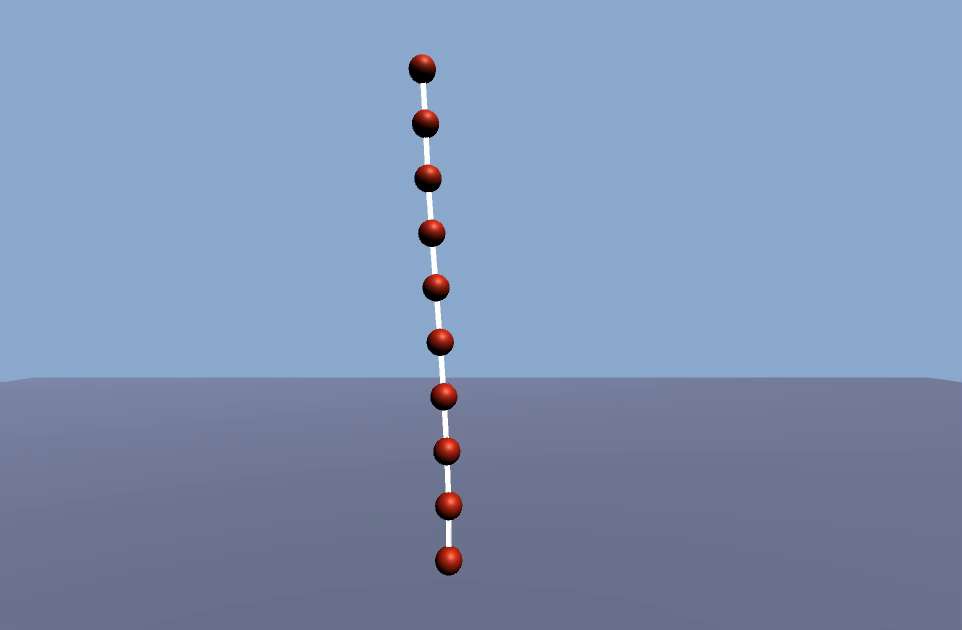
#> input picture frame 181 of python/movie_005.mp4, 962 x 630 px
$ python sample.py
#> lines starting #> are read from the running program, lines starting #| are printed output that depends on the picture; after the words box and inside, x2 and y2 are one past the last pixel; in counts of white or black regions, pixels touching at a corner belong together
import numpy as np
# Import OpenCV for easy image rendering
import cv2
import math
from matplotlib import pyplot as plt
import csv
import sys

def red_detect(image):
    hsvLower = np.array([160,64,0])    # 抽出する色の下限(HSV)
    hsvUpper = np.array([179,255,255])    # 抽出する色の上限(HSV)
    hsv = cv2.cvtColor(image, cv2.COLOR_BGR2HSV) # 画像をHSVに変換
    hsv_mask = cv2.inRange(hsv, hsvLower, hsvUpper)    # HSVからマスクを作成
    hsvLower2 = np.array([0,64,0])    # 抽出する色の下限(HSV)
    hsvUpper2 = np.array([30,255,255])    # 抽出する色の上限(HSV)
    hsv_mask2 = cv2.inRange(hsv, hsvLower2, hsvUpper2)    # HSVからマスクを作成
    mask=hsv_mask+hsv_mask2
    mask2,center=analysis_blob(mask)
    for i in range(10):
        cv2.circle(image, (int(center[i][0]),int(center[i][1])), 3, (255, 0, 0), -1)

    return image,center


def analysis_blob(mask):
    label = cv2.connectedComponentsWithStats(mask)
    data = np.delete(label[2], 0, 0)
    center = np.delete(label[3], 0, 0)
    center2=np.zeros((10,2))
    if len(data)!=0:
        for i in range(10):
            max_index = np.argmax(data[:,4])
            center2[i]=center[max_index]
            data=np.delete(data,max_index,0)
            center=np.delete(center,max_index,0)
    mask=cv2.cvtColor(mask,cv2.COLOR_GRAY2BGR)
    return mask,center2

file_path = 'movie_005.mp4'
delay = 1
window_name = 'frame'
csvfile='movie_005.csv'
cap = cv2.VideoCapture(file_path)
with open(csvfile,'w',newline="") as f:
    writer = csv.writer(f)

if not cap.isOpened():
    sys.exit()
count=cap.get(cv2.CAP_PROP_FRAME_COUNT)
c=0
while True:
    ret, frame = cap.read()
#> frame is the input picture: shape (630, 962, 3); mean B, G, R 179.4, 147.1, 126.6
    if ret:
        red,centerr=red_detect(frame)
#> in red_detect, `hsv = cv2.cvtColor(image, cv2.COLOR_BGR2HSV)`: hsv: shape (630, 962, 3); mean H, S, V 108.3, 76.5, 180.2
#> in red_detect, `hsv_mask = cv2.inRange(hsv, hsvLower, hsvUpper)`:
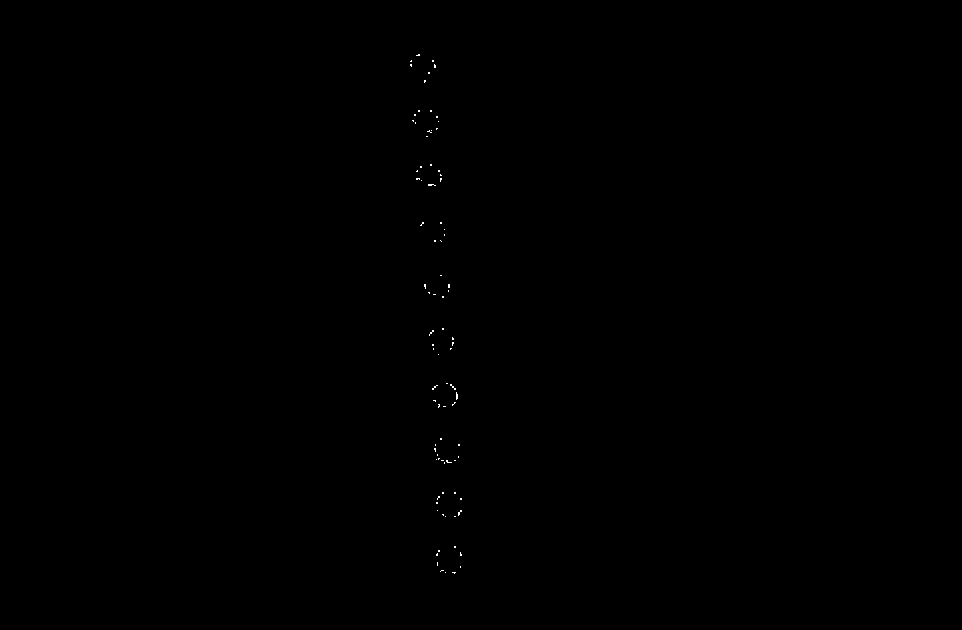
#> hsv_mask: shape (630, 962); 0.06% white in thin lines or dots, all inside (x1, y1, x2, y2) = (410, 54, 462, 574)
#> in red_detect, `hsv_mask2 = cv2.inRange(hsv, hsvLower2, hsvUpper2)`:
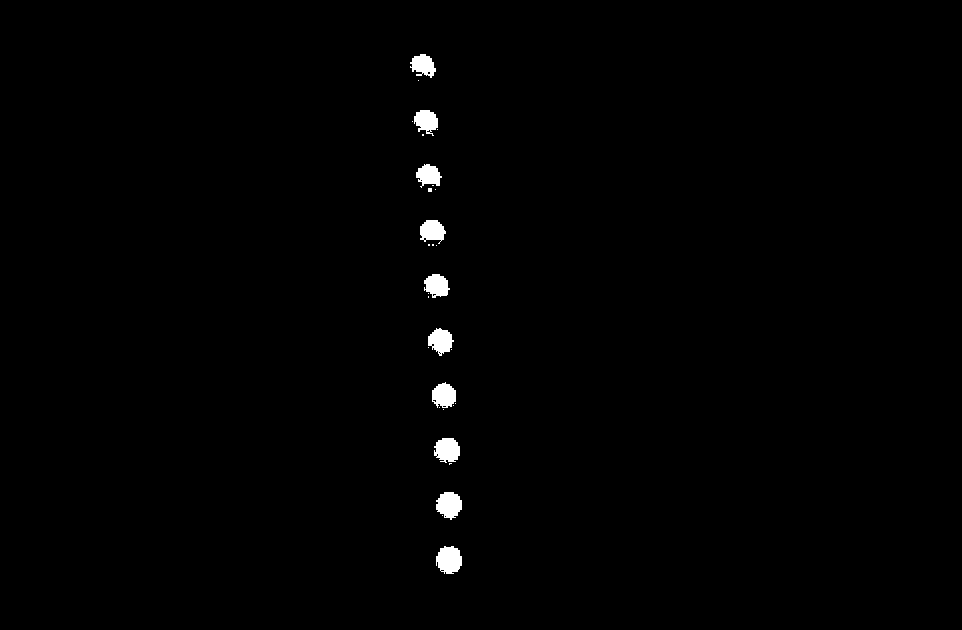
#> hsv_mask2: shape (630, 962); 0.78% white; 30 white regions (20 under 20 px), largest, box (x1, y1, x2, y2) and area: (436, 546, 462, 574) 566, (436, 492, 462, 520) 530, (434, 438, 460, 463) 504
#> in red_detect, `mask=hsv_mask+hsv_mask2`:
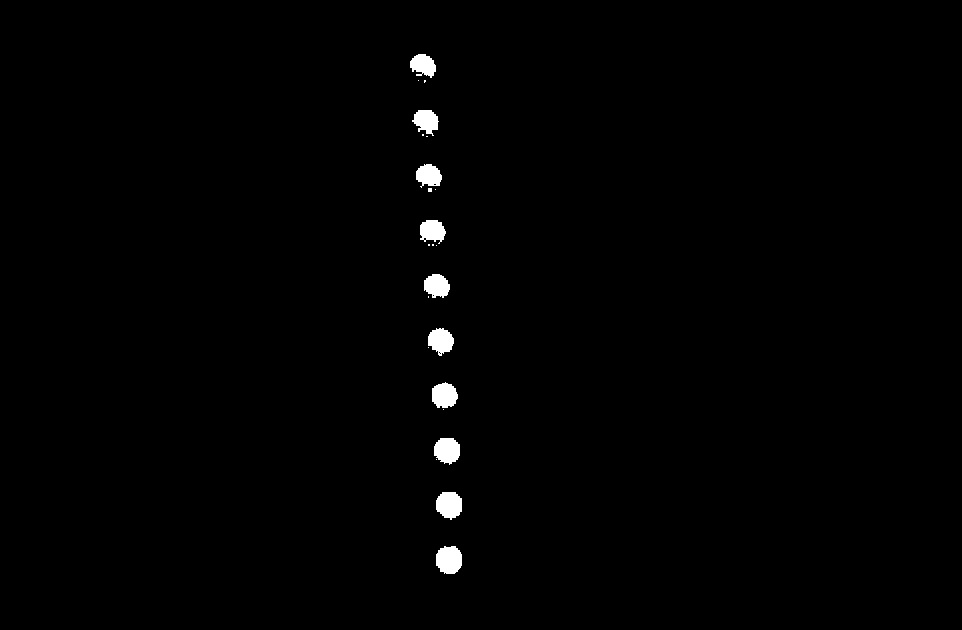
#> mask: shape (630, 962); 0.84% white; 23 white regions (13 under 20 px), largest, box (x1, y1, x2, y2) and area: (436, 546, 462, 574) 601, (436, 492, 462, 520) 571, (434, 438, 460, 465) 547
#> in analysis_blob, `data = np.delete(label[2], 0, 0)`: data = 23 rows, first 6: [410, 54, 26, 24, 436], [418, 80, 1, 1, 1], [424, 80, 2, 3, 5], [412, 110, 27, 26, 456], [422, 134, 2, 2, 4], [426, 136, 2, 1, 2]
#> in analysis_blob, `center = np.delete(label[3], 0, 0)`: center = 23 rows, first 8: [422.8, 64.78], [418, 80], [424.4, 80.8], [425.9, 120.6], [422.5, 134.5], [426.5, 136], [428.4, 175], [429.5, 189.5]
#> the loop in analysis_blob, `for i in range(10):` made 10 passes
#> max_index on passes 1 to 10: 22, 21, 19, 17, 15, 13, 9, 3, 5, 0
#> after the loop in analysis_blob, `for i in range(10):`: center = 13 rows, first 8: [418, 80], [424.4, 80.8], [422.5, 134.5], [426.5, 136], [429.5, 189.5], [435, 189], [428.5, 244.5], [432.5, 244.5]; center2 = [[448.7, 559.5], [448.8, 504.4], [446.8, 450], [444, 395], [440.4, 340.4], [436.4, 285.4], [432, 230.4], [425.9, 120.6], [428.4, 175], [422.8, 64.78]]; data = 13 rows, first 6: [418, 80, 1, 1, 1], [424, 80, 2, 3, 5], [422, 134, 2, 2, 4], [426, 136, 2, 1, 2], [428, 188, 4, 4, 16], [435, 189, 1, 1, 1]
#> in red_detect, `mask2,center=analysis_blob(mask)`: center has the same summary as center2 in analysis_blob
#> after the loop in red_detect, `for i in range(10):`:
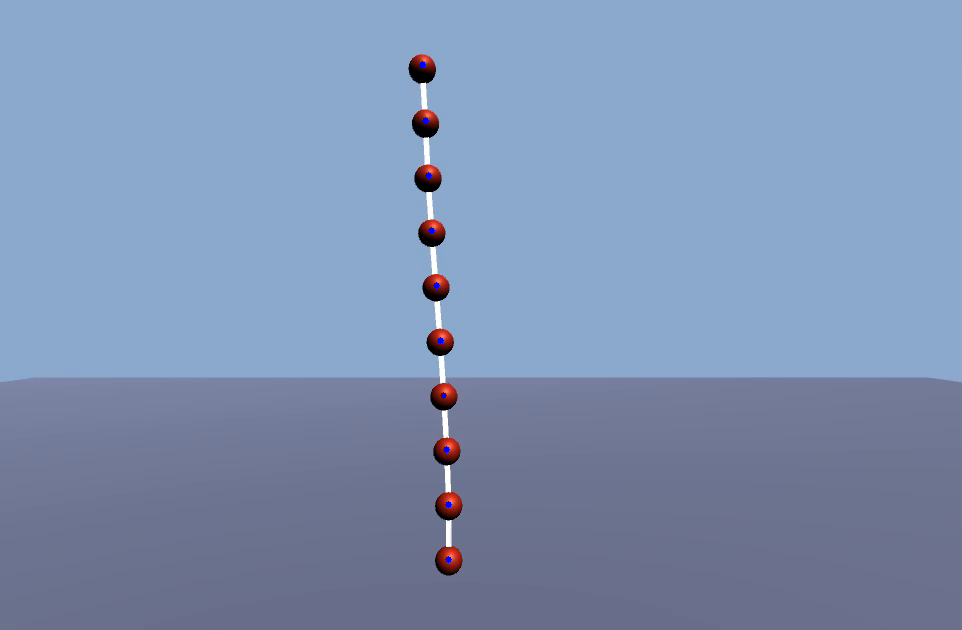
#> image: shape (630, 962, 3); 0.05% of pixels changed, all inside (x1, y1, x2, y2) = (419, 61, 452, 563)
#> centerr has the same summary as center2 in analysis_blob
        cv2.imshow(window_name,red)
        with open(csvfile,'a',newline="") as f:
            writer = csv.writer(f)
            writer.writerow([centerr[0][0],centerr[0][1],centerr[1][0],centerr[1][1],centerr[2][0],centerr[2][1],centerr[3][0],centerr[3][1],centerr[4][0],centerr[4][1],centerr[5][0],centerr[5][1],centerr[6][0],centerr[6][1],centerr[7][0],centerr[7][1],centerr[8][0],centerr[8][1],centerr[9][0],centerr[9][1]])
        if cv2.waitKey(delay) & 0xFF == ord('q'):
#> (key q is pressed here)
            break
    else:
        #cap.set(cv2.CAP_PROP_POS_FRAMES, 0)
        break


cv2.destroyWindow(window_name)

$ run again, starting later in the video
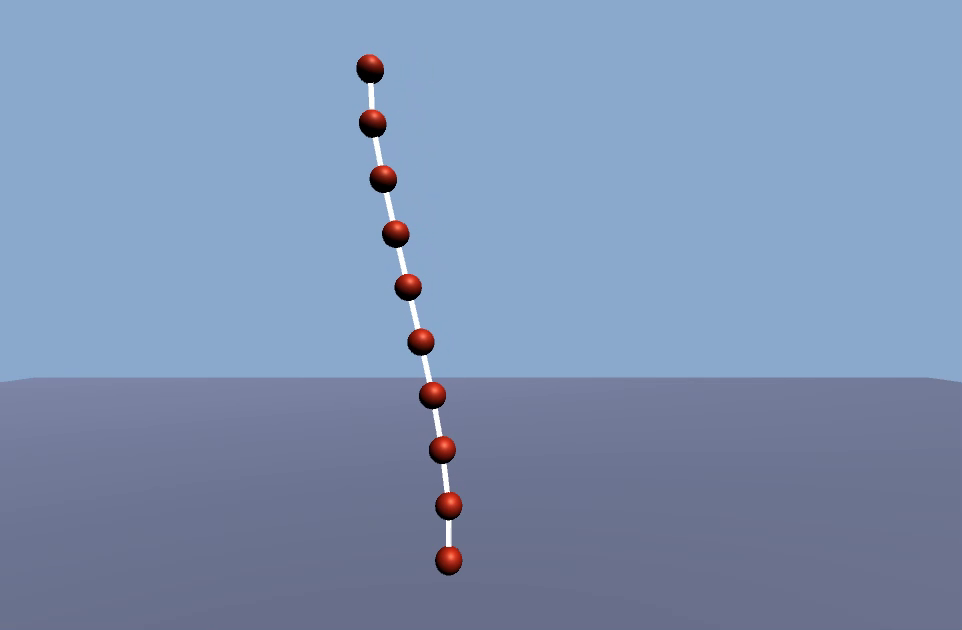
#> input picture frame 817 of python/movie_005.mp4, 962 x 630 px
#> frame is the input picture: shape (630, 962, 3); mean B, G, R 179.4, 147.1, 126.6
#> hsv: shape (630, 962, 3); mean H, S, V 108.3, 76.5, 180.2
#> in red_detect, `hsv_mask = cv2.inRange(hsv, hsvLower, hsvUpper)`:
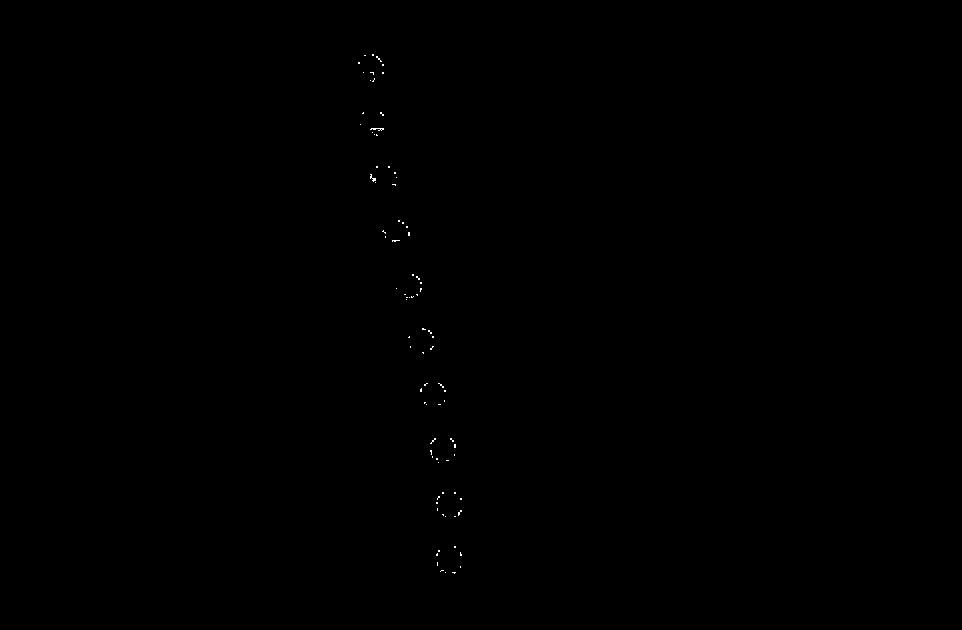
#> hsv_mask: shape (630, 962); 0.06% white in thin lines or dots, all inside (x1, y1, x2, y2) = (358, 54, 462, 574)
#> hsv_mask2: shape (630, 962); 0.78% white; 25 white regions (14 under 20 px), largest, box (x1, y1, x2, y2) and area: (436, 546, 462, 574) 566, (436, 492, 462, 520) 527, (430, 436, 456, 463) 510
#> in analysis_blob, `data = np.delete(label[2], 0, 0)`: data = 16 rows, first 6: [358, 54, 26, 22, 440], [379, 75, 1, 1, 1], [362, 76, 4, 4, 11], [370, 78, 6, 4, 13], [360, 110, 26, 22, 434], [367, 131, 11, 5, 30]
#> in analysis_blob, `center = np.delete(label[3], 0, 0)`: center = 16 rows, first 8: [370.6, 64.68], [379, 75], [363.7, 77.73], [373, 79.85], [372.9, 119.8], [372.3, 133.2], [383.3, 175.9], [384, 188]
#> the loop in analysis_blob, `for i in range(10):` made 10 passes
#> max_index on passes 1 to 8: 15, 14, 13, 12, 11, 10, 9, 6
#> after the loop in analysis_blob, `for i in range(10):`: center = [[379, 75], [363.7, 77.73], [373, 79.85], [372.3, 133.2], [384, 188], [387.4, 188.6]]; center2 = [[448.7, 559.5], [448.8, 504.5], [442.5, 448.6], [432.7, 393.8], [421.1, 340.2], [408.6, 285.3], [396, 231], [383.3, 175.9], [370.6, 64.68], [372.9, 119.8]]; data = [[379, 75, 1, 1, 1], [362, 76, 4, 4, 11], [370, 78, 6, 4, 13], [367, 131, 11, 5, 30], [384, 188, 1, 1, 1], [386, 188, 4, 2, 7]]
#> in red_detect, `mask2,center=analysis_blob(mask)`: center has the same summary as center2 in analysis_blob
#> after the loop in red_detect, `for i in range(10):`:
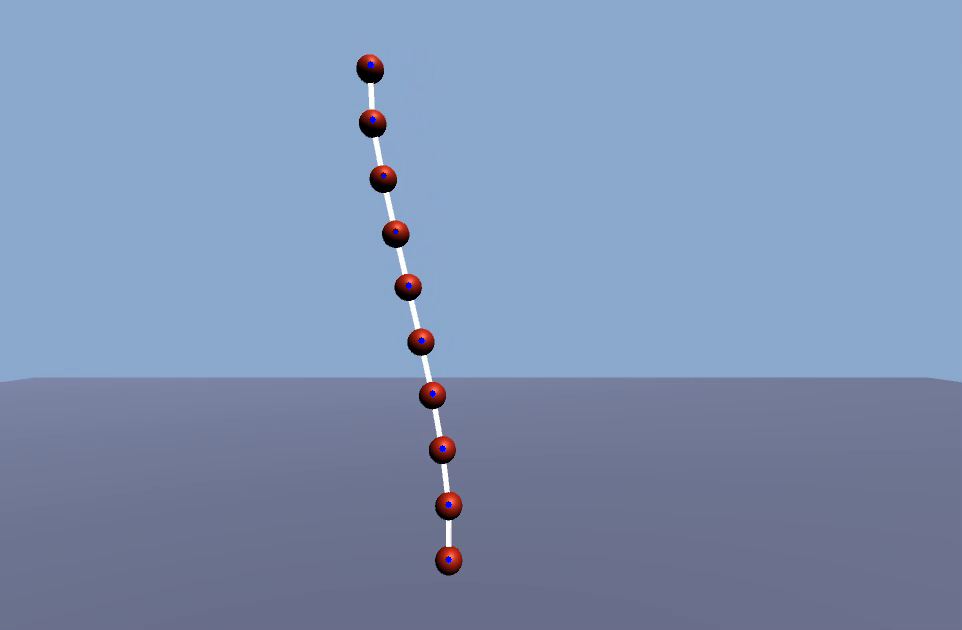
#> image: shape (630, 962, 3); 0.05% of pixels changed, all inside (x1, y1, x2, y2) = (367, 61, 452, 563)
#> centerr has the same summary as center2 in analysis_blob

$ run again, starting later in the video
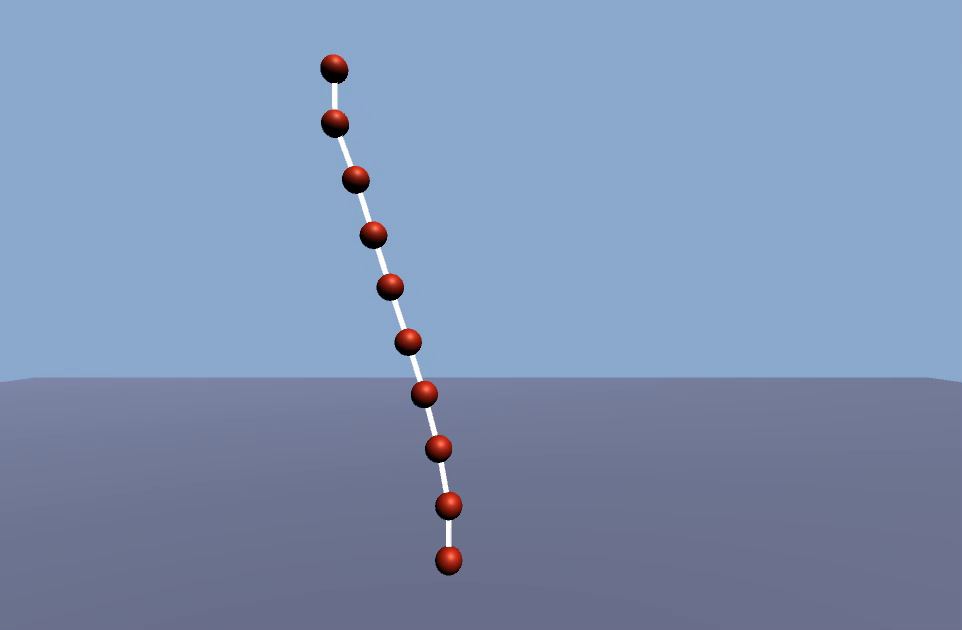
#> input picture frame 1452 of python/movie_005.mp4, 962 x 630 px
#> frame is the input picture: shape (630, 962, 3); mean B, G, R 179.4, 147.1, 126.6
#> hsv: shape (630, 962, 3); mean H, S, V 108.3, 76.6, 180.2
#> in red_detect, `hsv_mask = cv2.inRange(hsv, hsvLower, hsvUpper)`:
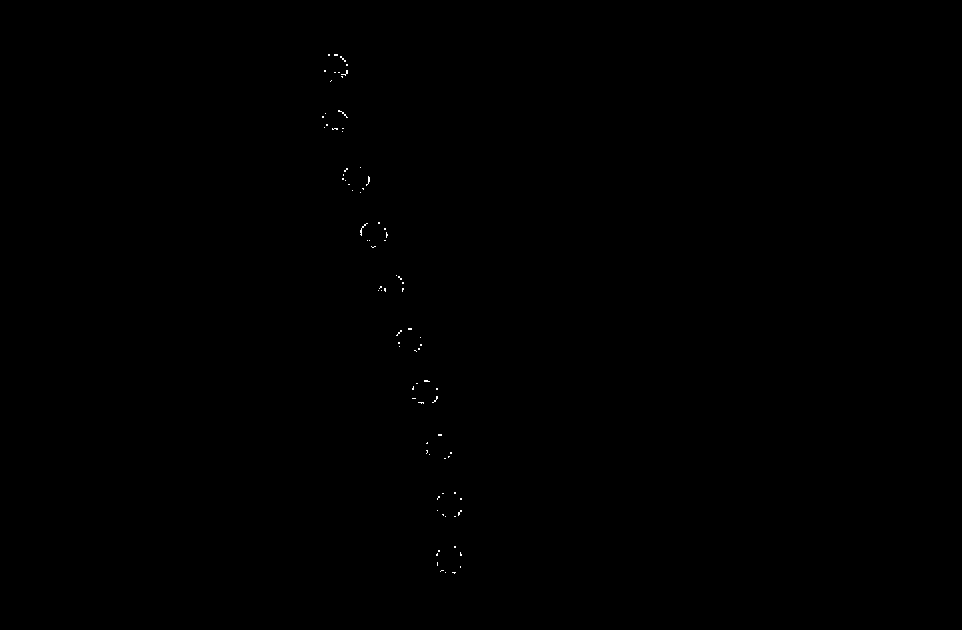
#> hsv_mask: shape (630, 962); 0.06% white in thin lines or dots, all inside (x1, y1, x2, y2) = (322, 54, 462, 574)
#> hsv_mask2: shape (630, 962); 0.78% white; 22 white regions (12 under 20 px), largest, box (x1, y1, x2, y2) and area: (436, 546, 462, 574) 566, (436, 492, 462, 520) 532, (426, 435, 452, 462) 516
#> in analysis_blob, `data = np.delete(label[2], 0, 0)`: data = 15 rows, first 6: [322, 54, 26, 24, 466], [326, 77, 8, 5, 18], [322, 110, 26, 22, 439], [338, 136, 1, 1, 1], [342, 166, 28, 24, 469], [350, 188, 8, 4, 19]
#> in analysis_blob, `center = np.delete(label[3], 0, 0)`: center = 15 rows, first 8: [334.6, 65.12], [329.3, 78.56], [335, 119.8], [338, 136], [355.6, 176.7], [353.7, 190.2], [360, 192], [373.4, 233.1]
#> the loop in analysis_blob, `for i in range(10):` made 10 passes
#> max_index on passes 1 to 8: 14, 13, 11, 10, 9, 7, 7, 4
#> after the loop in analysis_blob, `for i in range(10):`: center = [[329.3, 78.56], [338, 136], [353.7, 190.2], [360, 192], [438, 461]]; center2 = [[448.7, 559.5], [448.9, 504.5], [438.6, 447.4], [424.5, 392.5], [408.5, 340.2], [373.4, 233.1], [390.6, 285], [355.6, 176.7], [334.6, 65.12], [335, 119.8]]; data = [[326, 77, 8, 5, 18], [338, 136, 1, 1, 1], [350, 188, 8, 4, 19], [360, 192, 1, 1, 1], [438, 461, 1, 1, 1]]
#> in red_detect, `mask2,center=analysis_blob(mask)`: center has the same summary as center2 in analysis_blob
#> after the loop in red_detect, `for i in range(10):`:
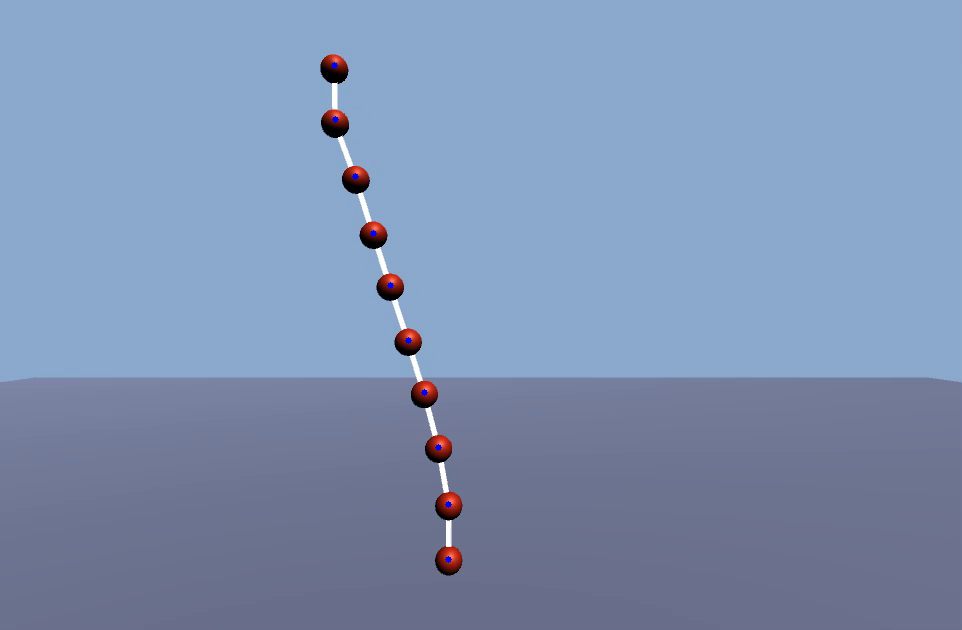
#> image: shape (630, 962, 3); 0.05% of pixels changed, all inside (x1, y1, x2, y2) = (331, 62, 452, 563)
#> centerr has the same summary as center2 in analysis_blob
